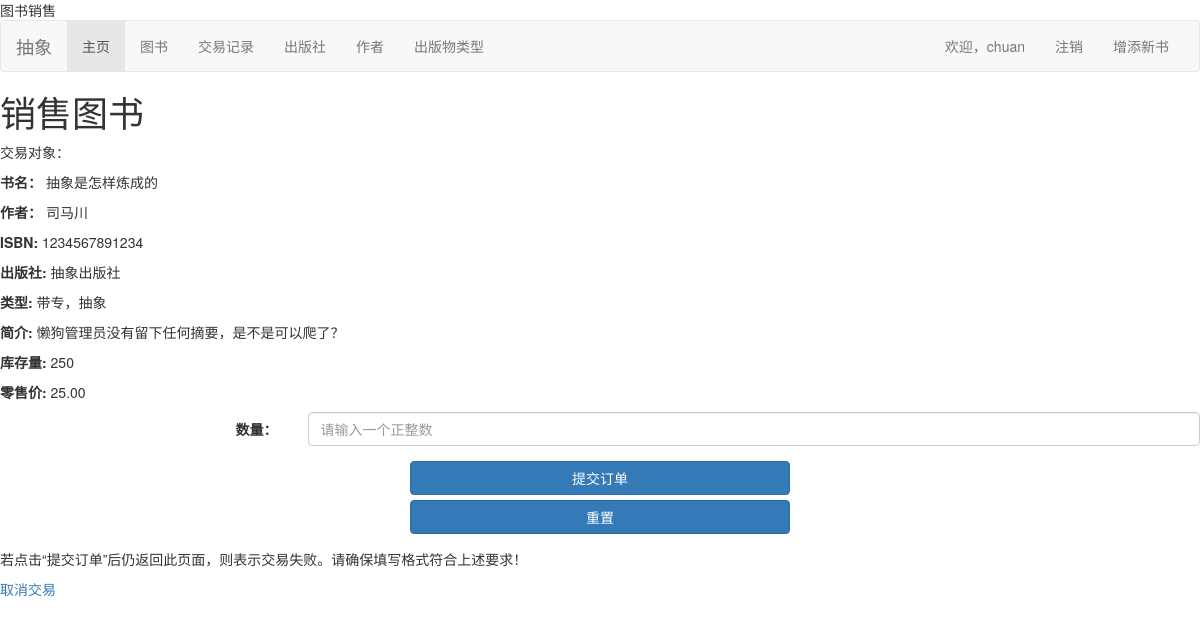
The page /bookstore/books/3/sell/ (signed in) on the database its author committed.
### bookstore/models.py (models this page shows, shortened)
class Book(models.Model):
    ISBN = models.CharField(max_length=13, verbose_name='ISBN号', help_text='请输入纯数字ISBN（不带横杠）', validators=
                            [vl.RegexValidator(regex='^\d{13}$', message='请确保ISBN格式正确！')])
    name = models.CharField(max_length=50, verbose_name='书名')
    language = models.CharField(max_length=10, verbose_name='语言', default='汉语')
    author = models.ManyToManyField(Author, verbose_name='作者')
    publisher = models.ForeignKey(Publisher, on_delete=models.DO_NOTHING, verbose_name='出版社')
    price = models.DecimalField(max_digits=5, decimal_places=2, verbose_name='售价', validators=
                                [vl.MaxValueValidator(999.99, message='最高999.99元'),
                                 vl.MinValueValidator(0.01, message='最低0.01元')])
    inventory = models.IntegerField(verbose_name='当前库存', validators=[vl.MinValueValidator(0)], default=0)
    category = models.ManyToManyField(Category, verbose_name='类别')
    summary = models.CharField(max_length=100, verbose_name='简介', default='懒狗管理员没有留下任何摘要，是不是可以爬了？')
    class Meta:
        verbose_name = '图书信息'
        verbose_name_plural = '图书信息'
        ordering = ['name', 'publisher', ]
    def get_author(self):
        return '，'.join([a.name for a in self.author.order_by('name')])
    def get_category(self):
        return '，'.join([c.name for c in self.category.order_by('name')])

class Author(models.Model):
    name = models.CharField(max_length=30, verbose_name='作者姓名')
    class Meta:
        verbose_name = '作者'
        verbose_name_plural = '作者'
        ordering = ['name', ]

class Publisher(models.Model):
    name = models.CharField(max_length=30, verbose_name='出版社')
    class Meta:
        verbose_name = '出版社'
        verbose_name_plural = '出版社'
        ordering = ['name', ]
    def __str__(self):
        return self.name

class Category(models.Model):
    name = models.CharField(max_length=10, verbose_name='类别')
    class Meta:
        verbose_name = '类别'
        verbose_name_plural = '类别'
        ordering = ['name', ]

### bookstore/views.py (the view, shortened to what this page needs)
# urls.py: path('books/<int:bid>/sell/', views.sell_book, name='sellbook'),
@login_required
def sell_book(request, bid):
    admin = Admin.objects.get(user=request.user)
    targ = Book.objects.get(id=bid)
    return render(request, 'bookstore/sell_book.html', {'form': SellForm(), 'book': targ, 'admin':admin})

### bookstore/forms.py
class SellForm(forms.Form):
    amount = forms.IntegerField(label='数量', min_value=1)

### bookstore/templates/bookstore/sell_book.html (shortened to what this page needs)
{% extends "base.html" %}
{% block content %}
    <form method="POST" role="form" class="form-horizontal">
        <h1>销售图书</h1>
        <p>交易对象：</p>
        <p><strong>书名：</strong> {{ book.name }}</p>
        <p><strong>作者：</strong> {{ book.get_author }}</p>
        <p><strong>ISBN:</strong> {{ book.ISBN }}</p>
        <p><strong>出版社:</strong> {{ book.publisher }}</p>
        <p><strong>类型:</strong> {{ book.get_category }}</p>
        <p><strong>简介:</strong> {{ book.summary }}</p>
        <p><strong>库存量:</strong> {{ book.inventory }}</p>
        <p><strong>零售价:</strong> {{ book.price }}</p>
        <div class="form-group">
            <label for="id_amount" class="col-md-3 control-label">数量：</label>
            <div class="col-md-9">
                <input type="text" class="form-control" id="id_amount" required name="amount" placeholder="请输入一个正整数">
            </div>
        </div>
        <div class="form-group">
            <div class="col-md-4 col-md-offset-4">
                <button class="btn btn btn-primary btn-block" type="submit">提交订单</button>
                <button class="btn btn btn-primary btn-block" type="reset">重置</button>
            </div>
        </div>
    </form>
    <p>若点击“提交订单”后仍返回此页面，则表示交易失败。请确保填写格式符合上述要求！</p>
    <a href="{% url 'related_transaction' book.id %}">取消交易</a>
{% endblock %}

### bookstore/templates/base.html (shortened to what this page needs)
<!DOCTYPE html>
<html lang="zh-hans">
<head>
  <link href="https://cdn.jsdelivr.net/npm/bootstrap@3.3.7/dist/css/bootstrap.min.css" rel="stylesheet">
</head>
<body>
<nav class="navbar navbar-default">
  <div class="container-fluid">
    <div class="navbar-header">
      <a class="navbar-brand">抽象</a>
    </div>
    <div class="collapse navbar-collapse" id="bs-example-navbar-collapse-1">
      <ul class="nav navbar-nav">
        <li role="presentation" class="active"><a href="{% url 'index' %}">主页</a></li>
        <li role="presentation"><a href="{% url 'books' %}">图书</a></li>
        <li role="presentation"><a href="{% url 'transactions' %}">交易记录</a></li>
        <li role="presentation"><a href="{% url 'publishers' %}">出版社</a></li>
        <li role="presentation"><a href="{% url 'authors' %}">作者</a></li>
        <li role="presentation"><a href="{% url 'categories' %}">出版物类型</a></li>
      </ul>
      <ul class="nav navbar-nav navbar-right">
        {% if user.is_authenticated %}
          <li><a href="{% url 'profile' user.id %}?next={{request.path}}">欢迎，{{ user.get_username }}</a></li>
          <li><a href="{% url 'logout'%}?next={{request.path}}">注销</a></li>
          <li><a href="{% url 'newbook' %}?next={{request.path}}">增添新书</a></li>
        {% else %}
          <li><a href="{% url 'login'%}?next={{request.path}}">去登录</a></li>
        {% endif %}
      </ul>
    </div>
  </div>
</nav>
{% block content %}{% endblock %}
</body>
</html>

### rows shown on the page
Book: name "抽象是怎样炼成的", get_author "司马川", ISBN "1234567891234", publisher "抽象出版社", get_category "带专，抽象", summary "懒狗管理员没有留下任何摘要，是不是可以爬了？", inventory "250", price "25.00"

### other values the page prints
{{ user.get_username }} "chuan"
